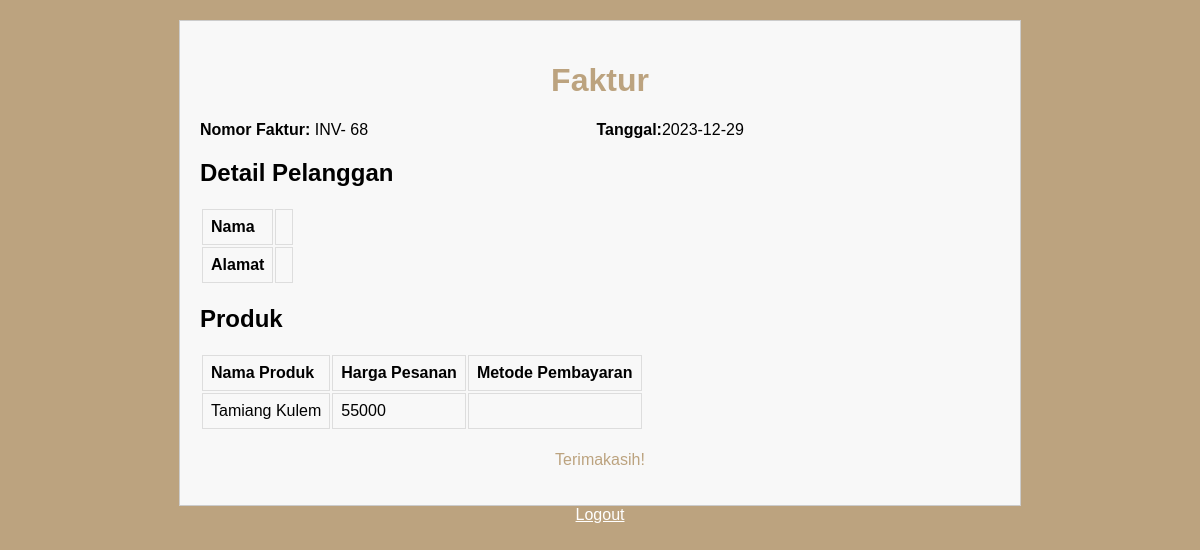
Page /Jejaitan_Upacara/ClientSide/invoice.php?Id_pesanan=68 on the committed database.
### tables this page shows
CREATE TABLE `pesanan` (
  `Id_pesanan` int(11) NOT NULL,
  `Id_pelanggan` int(11) NOT NULL,
  `Id_produk` int(11) NOT NULL,
  `Alamat_pesanan` text NOT NULL,
  `Total_pesanan` int(11) NOT NULL,
  `Tgl_pesanan` date NOT NULL
);

CREATE TABLE `produk` (
  `Id_produk` int(11) NOT NULL,
  `Nama_produk` varchar(30) NOT NULL,
  `Foto_produk` varchar(30) NOT NULL,
  `Stok_produk` int(11) NOT NULL,
  `Deskripsi_produk` text NOT NULL,
  `Harga_produk` int(11) NOT NULL
);

### Jejaitan_Upacara/functions.php (called while the page is built, shortened)
<?php
$conn =mysqli_connect("localhost","root","","jejaitan_upacara");
function query($query){
    global $conn;
    $result =mysqli_query($conn, $query);
    $rows = [];
    while( $row = mysqli_fetch_assoc($result)){
        $rows[] = $row;
    }
    return $rows;
}

### Jejaitan_Upacara/ClientSide/invoice.php (the view, shortened to what this page needs)
<?php
require_once "../functions.php";
$Id_pesanan = $_GET['Id_pesanan'];
$order = query("SELECT * FROM pesanan JOIN produk ON (produk.Id_produk = pesanan.Id_produk) WHERE Id_pesanan = $Id_pesanan")[0];
?>
<!DOCTYPE html>
<html lang="en">
<head>
</head>
<body>
  <div id="invoice">
    <h1>Faktur</h1>
    <div class="invoice-details">
      <div>
        <strong>Nomor Faktur:</strong> INV- <?= $order['Id_pesanan'] ?>
      </div>
      <div>
        <strong>Tanggal:</strong><?= $order['Tgl_pesanan'] ?>
      </div>
    </div>
    <div id="customer">
      <h2>Detail Pelanggan</h2>
      <table>
        <tr>
          <th>Nama</th>
          <td><?=$_SESSION['Nama_pelanggan']?></td>
        </tr>
        <tr>
          <th>Alamat</th>
          <td><?=$_SESSION['Alamat_pelanggan']?></td>
        </tr>
      </table>
    </div>
    <div id="items">
      <h2>Produk</h2>
      <table>
        <tr>
          <th>Nama Produk</th>
          <th>Harga Pesanan</th>
          <th>Metode Pembayaran</th>
        </tr>
        <tr>
            <td><?= $order['Nama_produk']; ?></td>
            <td><?= $order['Harga_produk']; ?></td>
            <td><?= $_GET['bank']; ?></td>
        </tr>
      </table>
    </div>
    <div id="thanks">
      <p>Terimakasih!</p>
    </div>
  </div>
  <div id="logout-container" style="text-align: center;">
  <a href="../logout.php" style="color: white;">Logout</a>
</div>
</body>
</html>

### Jejaitan_Upacara/ClientSide/invoice.php (style rules this page uses)
body { font-family: Arial, sans-serif; margin: 0; padding: 20px; background-color: #BCA37F; }
#invoice { max-width: 800px; margin: 0 auto; border: 1px solid #ccc; padding: 20px; background: #f8f8f8; }
#invoice h1 { text-align: center; color: #BCA37F; }
.invoice-details { margin-bottom: 20px; }
.invoice-details div { display: inline-block; width: 49%; }
#customer { margin-top: 20px; }
#customer th, #customer td { border: 1px solid #ddd; padding: 8px; text-align: left; }
#items { margin-top: 20px; width: 100%; border-collapse: collapse; }
#items th, #items td { border: 1px solid #ddd; padding: 8px; text-align: left; }
#thanks { margin-top: 20px; text-align: center; color: #BCA37F; }

### rows in the picture
pesanan: Id_pesanan "68", Tgl_pesanan "2023-12-29", Id_produk.Nama_produk "Tamiang Kulem", Id_produk.Harga_produk "55000"
